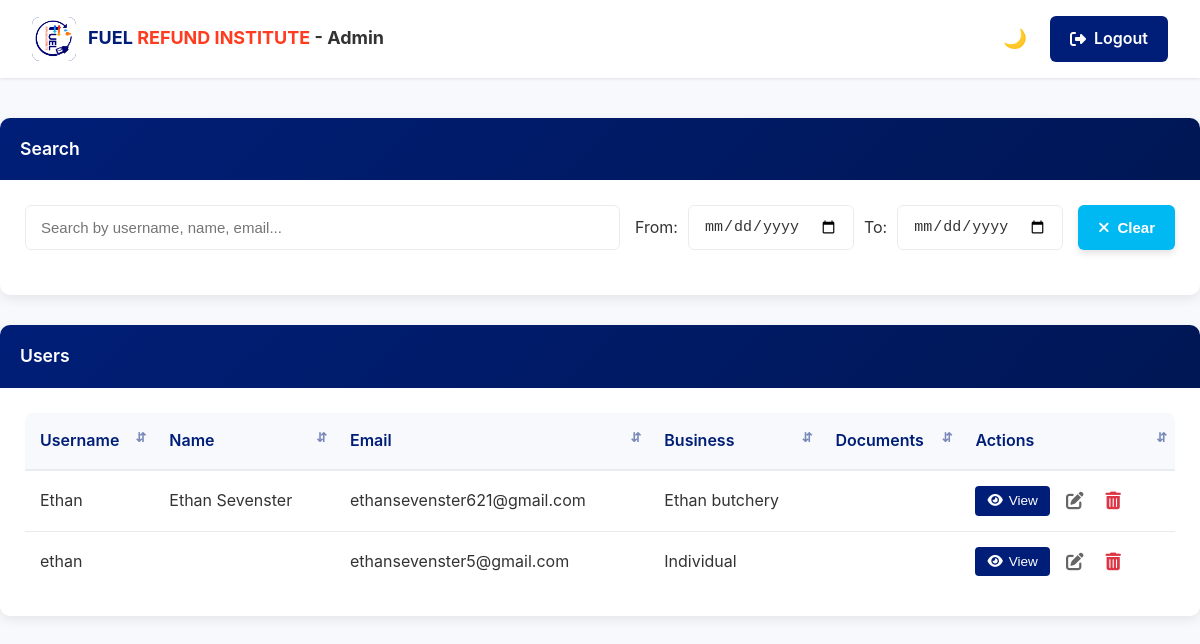
Page /admin-dashboard/ (signed in) on the committed database.
### main/models.py (models this page shows, shortened)
class CustomUser(AbstractUser):
    name = models.CharField(max_length=100)
    middle_names = models.CharField(max_length=100, blank=True)
    surname = models.CharField(max_length=100)
    phone_number = models.CharField(max_length=20)
    ssn = models.CharField(max_length=11)
    email = models.EmailField(unique=True)
    business_name = models.CharField(max_length=150)
    business_type = models.CharField(max_length=100)
    tax_id = models.CharField(max_length=50)
    business_address = models.TextField()
    USERNAME_FIELD = 'username'
    REQUIRED_FIELDS = ['email']

### main/views.py (the view)
# urls.py: path('admin-dashboard/', views.admin_dashboard, name='admin_dashboard'),
@login_required
def admin_dashboard(request):
    if not request.user.is_superuser:
        return redirect('dashboard')
    all_users = get_user_model().objects.all().order_by('username')
    user_docs = {}
    user_doc_counts = {}
    for user in all_users:
        docs = UserDocument.objects.filter(user=user)
        user_docs[user.id] = docs  # Store by ID to make it easier to access
        user_doc_counts[user.id] = docs.count()  # Store the count
        for doc in docs:
            doc.display_name = os.path.basename(doc.document.name)
    return render(request, 'main/admin_dashboard.html', {
        'all_users': all_users,
        'user_docs': user_docs,
        'user_doc_counts': user_doc_counts
    })

### main/templates/main/admin_dashboard.html (shortened to what this page needs)
<!DOCTYPE html>
<html lang="en">
<head>
    <link rel="stylesheet" href="https://cdnjs.cloudflare.com/ajax/libs/font-awesome/6.4.0/css/all.min.css">
</head>
<body>
    <header>
        <div class="container header-content">
            <div class="logo-container">
                <div class="logo">
                    <img src="/static/images/logo.jpg" alt="FRI Logo" style="width: 100%; height: 100%; object-fit: cover; border-radius: 8px;">
                </div>
                <div class="company-name">
                    <span class="fuel">FUEL</span> <span class="refund">REFUND INSTITUTE</span> - <span>Admin</span>
                </div>
            </div>
            <div class="user-actions">
                <button id="themeToggle" class="theme-toggle" aria-label="Toggle dark/light mode">
                    <span id="themeIcon">🌙</span>
                </button>
                <a href="{% url 'logout' %}" class="btn-logout">
                    <i class="fas fa-sign-out-alt"></i> Logout
                </a>
            </div>
        </div>
    </header>
    <div class="container main-content">
        <div class="card">
            <div class="card-header">
                <h2>Search</h2>
            </div>
            <div class="card-body">
                <div class="search-bar">
                    <input type="text" id="searchInput" placeholder="Search by username, name, email...">
                    <div class="date-group">
                        <label for="fromDate">From:</label>
                        <input type="date" id="fromDate" class="date-input">
                        <label for="toDate">To:</label>
                        <input type="date" id="toDate" class="date-input">
                    </div>
                    <button class="btn btn-secondary" onclick="clearSearch()">
                        <i class="fas fa-times"></i> Clear
                    </button>
                </div>
            </div>
        </div>
        <div class="card">
            <div class="card-header">
                <h2>Users</h2>
            </div>
            <div class="card-body">
                <div class="table-container">
                    <table id="usersTable">
                        <thead>
                            <tr>
                                <th onclick="sortTable(0)">Username</th>
                                <th onclick="sortTable(1)">Name</th>
                                <th onclick="sortTable(2)">Email</th>
                                <th class="hide-mobile" onclick="sortTable(3)">Business</th>
                                <th class="hide-mobile">Documents</th>
                                <th>Actions</th>
                            </tr>
                        </thead>
                        <tbody>
                            {% for user in all_users %}
                            <tr data-username="{{ user.username }}" data-userid="{{ user.id }}" data-name="{{ user.name }} {{ user.surname }}">
                                <td>{{ user.username }}</td>
                                <td>{{ user.name }} {{ user.surname }}</td>
                                <td>{{ user.email }}</td>
                                <td class="hide-mobile">{{ user.business_name|default:"Individual" }}</td>
                                <td class="hide-mobile">{{ user.document_count }}</td>
                                <td>
                                    <div class="action-group">
                                        <button class="btn-view" onclick="showUserDetails('{{ user.username }}', {{ user.id }})">
                                            <i class="fas fa-eye"></i> View
                                        </button>
                                        <button class="btn-icon" onclick="editUser('{{ user.username }}')" title="Edit User">
                                            <i class="fas fa-edit"></i>
                                        </button>
                                        <button class="btn-icon" onclick="deleteUser('{{ user.username }}')" title="Delete User" style="color: var(--danger-red);">
                                            <i class="fas fa-trash-alt"></i>
                                        </button>
                                    </div>
                                </td>
                            </tr>
                            {% endfor %}
                        </tbody>
                    </table>
                </div>
            </div>
        </div>
    </div>
</body>
</html>

### rows in the picture
CustomUser: username "Ethan", name "Ethan", surname "Sevenster", email "ethansevenster621@gmail.com", business_name "Ethan butchery"
CustomUser: username "ethan", email "ethansevenster5@gmail.com", business_name "Individual"
